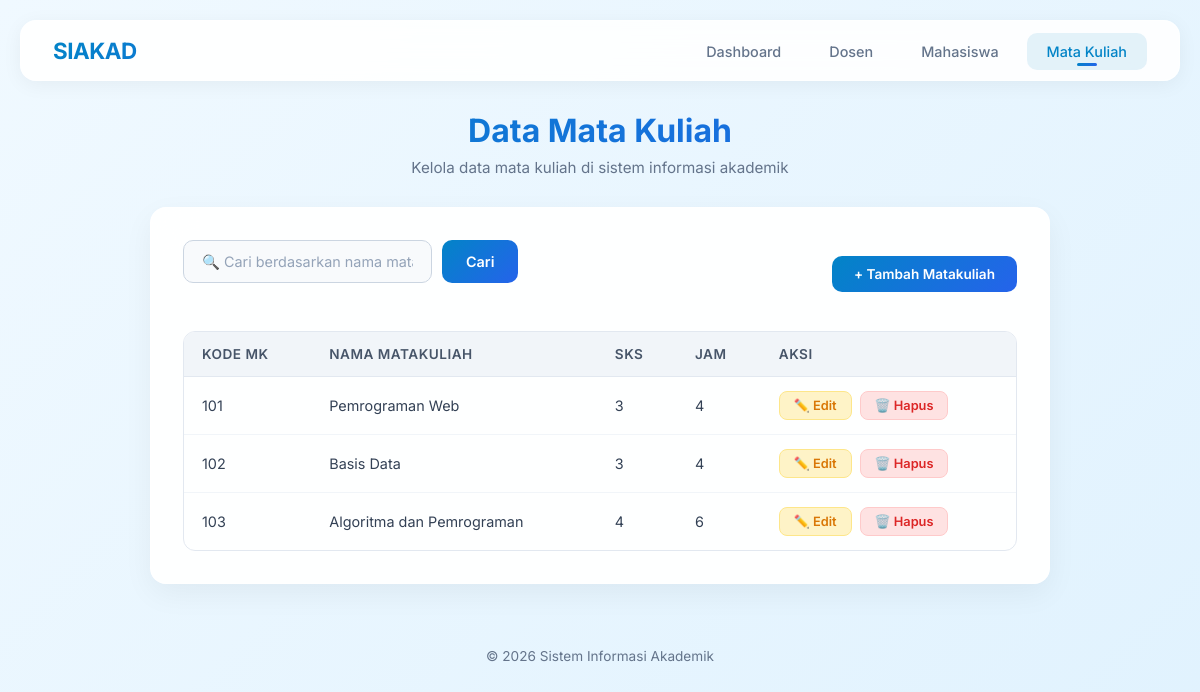
The app's page /viewmatakuliah.php with its own data.
### tables this page shows
CREATE TABLE IF NOT EXISTS t_matakuliah (
    kodeMK INT PRIMARY KEY,
    namaMK VARCHAR(70),
    sks INT,
    jam INT
);

### viewmatakuliah.php (the view, shortened to what this page needs)
<?php
  include("koneksi.php");
  $search = "";
  $whereClause = "";
?>
<!DOCTYPE html>
<html lang="id">
<head>
    <link rel="stylesheet" href="style.css">
</head>
<body>
    <nav class="navbar">
        <div class="brand">SIAKAD <span>| Sistem Informasi Akademik</span></div>
        <ul class="nav-links">
            <li><a href="index.php">Dashboard</a></li>
            <li><a href="viewdosen.php">Dosen</a></li>
            <li><a href="viewmahasiswa.php">Mahasiswa</a></li>
            <li><a href="viewmatakuliah.php" class="active">Mata Kuliah</a></li>
        </ul>
    </nav>
    <div class="page-header fade-in">
        <h1>Data Mata Kuliah</h1>
        <p>Kelola data mata kuliah di sistem informasi akademik</p>
    </div>
    <div class="card fade-in">
        <div class="actions-bar">
            <form class="search-bar" method="GET" action="viewmatakuliah.php">
                <input type="text" name="cari" placeholder="🔍 Cari berdasarkan nama matakuliah..." value="<?php echo htmlspecialchars($search); ?>">
                <button type="submit">Cari</button>
            </form>
            <a href="inputmatakuliah.php" class="btn btn-primary">+ Tambah Matakuliah</a>
        </div>
        <table class="data-table">
            <thead>
                <tr>
                    <th>Kode MK</th>
                    <th>Nama Matakuliah</th>
                    <th>SKS</th>
                    <th>Jam</th>
                    <th>Aksi</th>
                </tr>
            </thead>
            <tbody>
                <?php
                  $query = "SELECT * FROM t_matakuliah" . $whereClause . " ORDER BY kodeMK ASC";
                  $result = mysqli_query($link, $query);
                  if (mysqli_num_rows($result) > 0) {
                      while ($data = mysqli_fetch_assoc($result))
                      {
                          echo "<tr>";
                          echo "<td>" . htmlspecialchars($data['kodeMK']) . "</td>";
                          echo "<td>" . htmlspecialchars($data['namaMK']) . "</td>";
                          echo "<td>" . htmlspecialchars($data['sks']) . "</td>";
                          echo "<td>" . htmlspecialchars($data['jam']) . "</td>";
                          echo '<td class="action-links">
                              <a href="editmatakuliah.php?kodeMK='.$data['kodeMK'].'" class="btn btn-warning btn-sm">✏️ Edit</a>
                              <a href="hapusmatakuliah.php?kodeMK='.$data['kodeMK'].'" class="btn btn-danger btn-sm"
                                  onclick="return confirm(\'Anda yakin akan menghapus data?\')">🗑️ Hapus</a>
                          </td>';
                          echo "</tr>";
                      }
                  } else {
                      echo '<tr><td colspan="5"><div class="empty-state"><div class="icon">📭</div><p>Belum ada data mata kuliah' . ($search ? ' untuk pencarian "' . htmlspecialchars($search) . '"' : '') . '</p></div></td></tr>';
                  }
                ?>
            </tbody>
        </table>
    </div>
    <div class="footer">
        &copy; <?php echo date('Y'); ?> Sistem Informasi Akademik
    </div>
</body>
</html>

### style.css (style rules this page uses)
* { margin: 0; padding: 0; box-sizing: border-box; }
body { font-family: 'Inter', sans-serif; background: linear-gradient(135deg, #f0f9ff 0%, #e0f2fe 100%); min-height: 100vh; color: #334155; padding: 20px; }
.navbar { background: rgba(255, 255, 255, 0.9); backdrop-filter: blur(20px); border: 1px solid rgba(255, 255, 255, 0.5); border-radius: 16px; padding: 16px 32px; margin-bottom: 30px; display: flex; justify-content: space-between; align-items: center; box-shadow: 0 4px 20px rgba(0, 0, 0, 0.05); }
.navbar .brand { font-size: 1.4rem; font-weight: 700; background: linear-gradient(135deg, #0284c7 0%, #2563eb 100%); -webkit-background-clip: text; -webkit-text-fill-color: transparent; background-clip: text; letter-spacing: -0.5px; }
.navbar .brand span { font-weight: 400; opacity: 0.7; }
.nav-links { display: flex; gap: 8px; list-style: none; }
.nav-links a { text-decoration: none; color: #64748b; padding: 10px 20px; border-radius: 10px; font-size: 0.9rem; font-weight: 500; transition: all 0.3s cubic-bezier(0.4, 0, 0.2, 1); position: relative; }
.nav-links a:hover, .nav-links a.active { color: #0284c7; background: rgba(2, 132, 199, 0.1); }
.nav-links a.active::after { content: ''; position: absolute; bottom: 4px; left: 50%; transform: translateX(-50%); width: 20px; height: 3px; background: linear-gradient(135deg, #0284c7, #2563eb); border-radius: 2px; }
.page-header { text-align: center; margin-bottom: 30px; }
.page-header h1 { font-size: 2rem; font-weight: 700; background: linear-gradient(135deg, #0284c7 0%, #2563eb 100%); -webkit-background-clip: text; -webkit-text-fill-color: transparent; background-clip: text; margin-bottom: 8px; }
.page-header p { color: #64748b; font-size: 0.95rem; }
.card { background: rgba(255, 255, 255, 0.95); backdrop-filter: blur(20px); border: 1px solid rgba(255, 255, 255, 0.8); border-radius: 16px; padding: 32px; box-shadow: 0 10px 30px rgba(0, 0, 0, 0.05); max-width: 900px; margin: 0 auto; }
.search-bar { display: flex; gap: 10px; margin-bottom: 24px; max-width: 500px; }
.search-bar input[type="text"] { flex: 1; padding: 12px 18px; border-radius: 10px; border: 1px solid #cbd5e1; background: #f8fafc; color: #334155; font-family: 'Inter', sans-serif; font-size: 0.9rem; outline: none; transition: border-color 0.3s, box-shadow 0.3s; }
.search-bar input[type="text"]::placeholder { color: #94a3b8; }
.search-bar button { padding: 12px 24px; border-radius: 10px; border: none; background: linear-gradient(135deg, #0284c7 0%, #2563eb 100%); color: #fff; font-family: 'Inter', sans-serif; font-weight: 600; font-size: 0.9rem; cursor: pointer; transition: all 0.3s; }
.actions-bar { display: flex; justify-content: space-between; align-items: center; margin-bottom: 24px; flex-wrap: wrap; gap: 12px; }
.btn { display: inline-flex; align-items: center; gap: 6px; text-decoration: none; padding: 10px 22px; border-radius: 10px; font-family: 'Inter', sans-serif; font-weight: 600; font-size: 0.85rem; cursor: pointer; border: none; transition: all 0.3s cubic-bezier(0.4, 0, 0.2, 1); }
.btn-primary { background: linear-gradient(135deg, #0284c7 0%, #2563eb 100%); color: #fff; }
.btn-warning { background: #fef3c7; color: #d97706; border: 1px solid #fde68a; }
.btn-danger { background: #fee2e2; color: #dc2626; border: 1px solid #fecaca; }
.btn-sm { padding: 6px 14px; font-size: 0.8rem; border-radius: 8px; }
.data-table { width: 100%; border-collapse: separate; border-spacing: 0; overflow: hidden; border-radius: 12px; border: 1px solid #e2e8f0; }
.data-table thead { background: #f1f5f9; }
.data-table th { padding: 14px 18px; text-align: left; font-weight: 600; font-size: 0.85rem; color: #475569; text-transform: uppercase; letter-spacing: 0.5px; border-bottom: 1px solid #e2e8f0; }
.data-table td { padding: 14px 18px; font-size: 0.9rem; color: #334155; border-bottom: 1px solid #f1f5f9; }
.data-table tbody tr { transition: background 0.2s; }
.data-table tbody tr:last-child td { border-bottom: none; }
.data-table .action-links { display: flex; gap: 8px; }
.footer { text-align: center; padding: 24px; margin-top: 40px; color: #64748b; font-size: 0.85rem; }
.fade-in { animation: fadeIn 0.5s ease; }

### records on screen
t_matakuliah: kodeMK "101", namaMK "Pemrograman Web", sks "3", jam "4"
t_matakuliah: kodeMK "102", namaMK "Basis Data", sks "3", jam "4"
t_matakuliah: kodeMK "103", namaMK "Algoritma dan Pemrograman", sks "4", jam "6"
